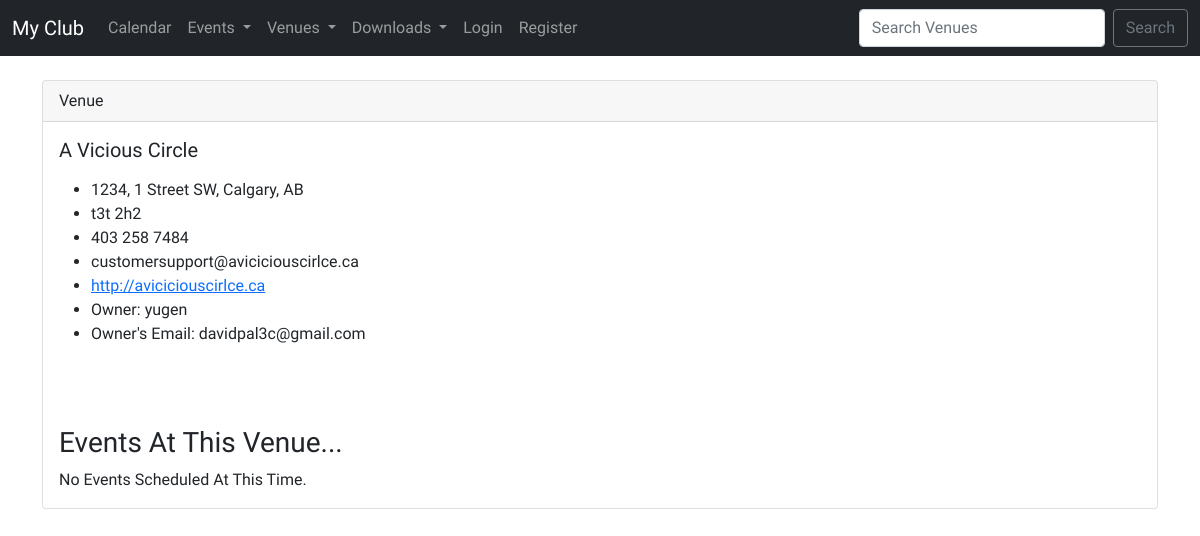
The page /show_venue/4/ on the database as committed earlier.
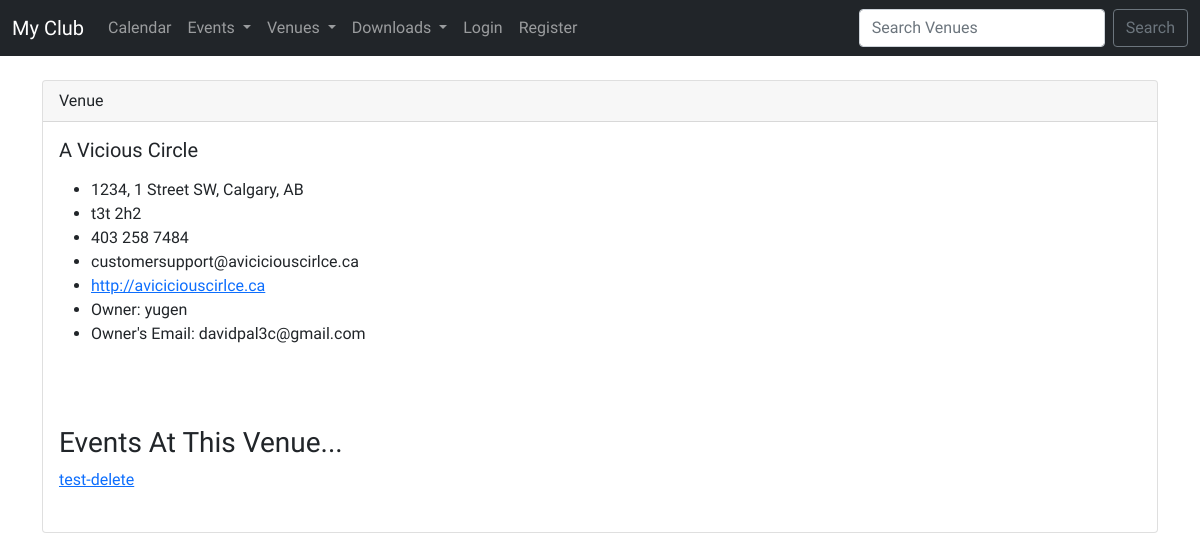
The same page on the database as committed later.
### events/models.py (models this page shows, shortened)
class Event(models.Model):
    name            = models.CharField('Event Name', max_length=150)
    event_date      = models.DateTimeField('Event date')
    venue           = models.ForeignKey(Venue, on_delete=models.CASCADE, blank=True, null=True)   #connect Venue entity
    manager         = models.ForeignKey(User, blank=True, null=True, on_delete=models.SET_NULL, related_name='managed_event')    # events linked to user won't be deleted if user is deleted
    description     = models.TextField(blank=True)
    attendees       = models.ManyToManyField(User, blank=True, related_name='attended_events')
    approved        = models.BooleanField('Approved', default=False, blank=True, null=True)
    def __str__(self):
        return self.name

### events/views.py (the view)
# urls.py: path('show_venue/<venue_id>/', views.show_venue, name='show-venue'),
def show_venue(request, venue_id):
    venue = Venue.objects.get(pk=venue_id)
    venue_owner = Venue.owner     # venue owner query | non-primary model attribute alternative
    print(venue_owner)
    events = venue.event_set.all()
    return render(request, 'events/show_venue.html',
                  {'venue': venue,
                   'venue_owner': venue_owner,
                   'events': events})

### events/models.py (called while the page is built)
    def __str__(self):
        return self.name

### events/templates/events/show_venue.html (shortened to what this page needs)
{% extends 'base.html' %}
{% block content %}
<div class="card">
    <div class="card-header">
      Venue
    </div>
    <div class="card-body">
        <h5 class="card-title">{{ venue }}</h5>
        <p class="card-text">
            <ul>
        <li>{{ venue.address }}</li>
        <li>{{ venue.zip_code }}</li>
        <li>{{ venue.phone }}</li>
        <li>{{ venue.email_address }}</li>
        <li><a href="{{ venue.web }}">{{ venue.web }}</a></li>
        <li>Owner: {{ venue.owner.username }} </li>
        <li>Owner's Email: {{ venue.owner.email }} </li>
        </ul>
        <br>
        </p>
        <br/>
        <h3>Events At This Venue...</h3>
        {% if events %}
            {% for event in events %}
                <a href="{% url 'events:show-event' event.id %}">{{event}} </a><br>
            {% endfor %}
        {% else %}
            No Events Scheduled At This Time.
        {% endif %}
        <br>
    </div>
</div>
{% endblock %}

Rows that differ between the two databases and show on the page:
added Event: name "test-delete"
Other text that changed with them:
text no longer shown: "No Events Scheduled At This Time."
